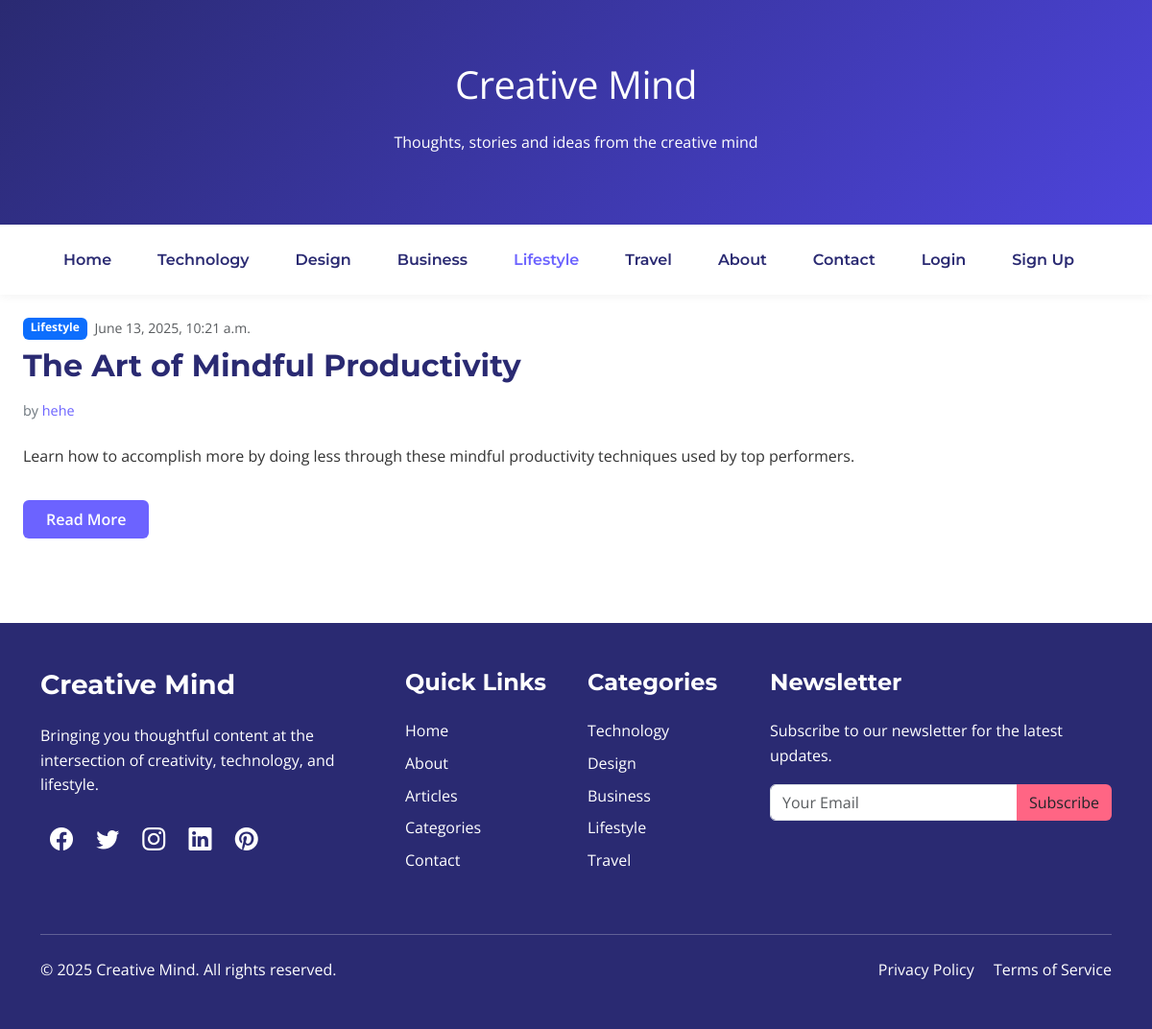
The app's page /lifestyle/ with its own data.
### blog/models.py (models this page shows, shortened)
class Post(models.Model):
    title = models.CharField(max_length=200)
    slug = models.SlugField(max_length=200, unique=True, blank=True)
    author = models.ForeignKey(User, on_delete=models.CASCADE)
    content = models.TextField()
    featured_image = models.ImageField(upload_to='posts/', blank=True, null=True)
    category = models.ForeignKey(Category, on_delete=models.SET_NULL, null=True)
    status = models.CharField(max_length=10, choices=[('draft', 'Draft'), ('published', 'Published')], default='draft')
    published_date = models.DateTimeField(auto_now=True)
    views = models.PositiveIntegerField(default=0)
    class Meta:
        ordering = ['-published_date']

class Category(models.Model):
    name = models.CharField(max_length=50, unique=True)
    slug = models.SlugField(max_length=100, unique=True)
    description = models.TextField(max_length=255, blank=True)
    class Meta:
        verbose_name_plural = "Categories"
    def __str__(self):
        return self.name

### blog/views.py (the view)
# urls.py: path("lifestyle/", LifestyleListView.as_view(), name='lifestyle'),
class LifestyleListView(CategoryPostListView):
    slug = 'lifestyle'

### blog/views.py (called while the page is built)
    def get_template_names(self):
        return [f'blog/{self.slug}.html']

    def get_queryset(self):
        return Post.objects.filter(slug=self.slug)

### blog/templates/blog/lifestyle.html
{% extends 'blog/base.html' %}
{% block content %}
{% for post in posts %}
<div class="col-md-6 fade-in" style="animation-delay: 0.1s; display: inline;">
    <div class="blog-post bg-white p-4 h-100">
        <div class="d-flex mb-2">
            <span class="badge bg-primary me-2">{{post.category}}</span>
            <small class="text-muted">{{post.published_date}}</small>
        </div>
        <h2 class="blog-post-title">{{post.title}}</h2>
        <p class="blog-post-meta">by <a href="#">{{post.author}}</a></p>
        <p>{{post.content}}</p>
        <a href="{% url 'post-detail' post.id %}" class="btn read-more-btn text-white mt-3">Read More</a>
    </div>
</div>
{% endfor %}
{% endblock content %}

### blog/static/blog/styles.css (style rules this page uses)
:root { --primary-color: #6c63ff; --secondary-color: #4d44db; --dark-color: #2a2a72; --light-color: #f8f9fa; --accent-color: #ff6584; }
body { font-family: 'Open Sans', sans-serif; color: #333; line-height: 1.6; }
h1, h2, h3, h4, h5, h6 { font-family: 'Montserrat', sans-serif; font-weight: 700; }
.blog-post { margin-bottom: 4rem; border-radius: 8px; overflow: hidden; transition: all 0.3s ease; }
.blog-post-title { font-size: 2rem; color: var(--dark-color); margin-bottom: 1rem; }
.blog-post-meta { color: #6c757d; font-size: 0.9rem; margin-bottom: 1.5rem; }
.blog-post-meta a { color: var(--primary-color); text-decoration: none; }
.read-more-btn { background-color: var(--primary-color); border: none; padding: 0.5rem 1.5rem; font-weight: 600; transition: all 0.3s ease; }
.fade-in { animation: fadeIn 0.6s ease forwards; }

### records on screen
Post: category "Lifestyle", published_date "June 13, 2025, 10:21 a.m.", title "The Art of Mindful Productivity", author "hehe", content "Learn how to accomplish more by doing less through these mindful productivity techniques used by top performers."
